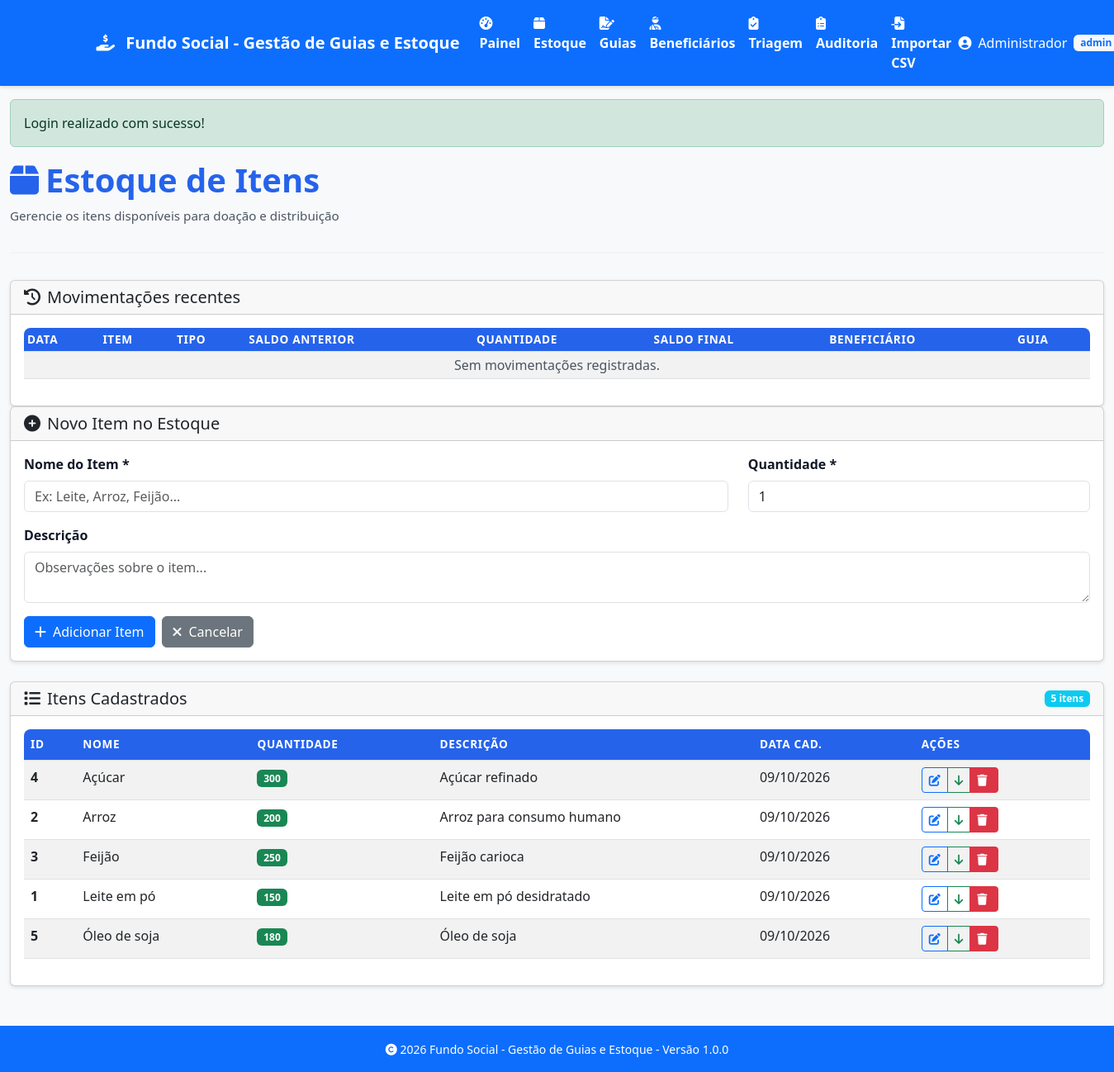
Page /pages/estoque.php (signed in) on the committed database.
### tables this page shows
CREATE TABLE IF NOT EXISTS usuarios (
    id INT AUTO_INCREMENT PRIMARY KEY,
    nome VARCHAR(150) NOT NULL,
    email VARCHAR(150) NOT NULL UNIQUE,
    senha VARCHAR(255) NOT NULL,
    perfil ENUM('admin', 'gerente', 'usuario') NOT NULL DEFAULT 'usuario',
    imagem VARCHAR(255) NULL,
    criado_em DATETIME NOT NULL DEFAULT CURRENT_TIMESTAMP,
    ultimo_login DATETIME NULL,
    ativo TINYINT(1) NOT NULL DEFAULT 1,
    INDEX idx_email (email)
);

CREATE TABLE IF NOT EXISTS itens (
    id INT AUTO_INCREMENT PRIMARY KEY,
    codigo VARCHAR(32) NOT NULL DEFAULT '' UNIQUE,
    nome VARCHAR(150) NOT NULL,
    quantidade INT NOT NULL DEFAULT 0,
    descricao TEXT NULL,
    observacao TEXT NULL,
    created_at DATETIME NOT NULL DEFAULT CURRENT_TIMESTAMP,
    updated_at DATETIME NOT NULL DEFAULT CURRENT_TIMESTAMP ON UPDATE CURRENT_TIMESTAMP,
    INDEX idx_quantidade (quantidade),
    INDEX idx_nome (nome)
);

### includes/functions.php (called while the page is built, shortened)
<?php
function getItems($limit = 50, $offset = 0) {
    global $pdo;
    $stmt = $pdo->query("SELECT id, codigo, nome, quantidade, descricao, observacao, created_at, updated_at FROM itens ORDER BY nome LIMIT $limit OFFSET $offset");
    return $stmt->fetchAll();
}

### pages/estoque.php (the view, shortened to what this page needs)
<?php
require_once __DIR__ . '/../config/session.php';
require_once __DIR__ . '/../includes/functions.php';
$itens = getItems(50, 0);
$movimentacoes = $pdo->query("SELECT m.*, i.nome AS item_nome, g.numero AS guia_numero, b.nome AS beneficiario_nome FROM itens_guias_estoque m LEFT JOIN itens i ON m.item_id = i.id LEFT JOIN guias g ON m.guia_id = g.id LEFT JOIN beneficiarios b ON g.beneficiario_id = b.id ORDER BY m.data_movimentacao DESC LIMIT 100")->fetchAll();
?>
<div class="page-header">
    <h1><i class="fas fa-box me-2"></i>Estoque de Itens</h1>
    <p class="subtitle">Gerencie os itens disponíveis para doação e distribuição</p>
</div>
<div class="card mt-4">
    <div class="card-header"><h2 class="h5 mb-0"><i class="fas fa-clock-rotate-left me-2"></i>Movimentações recentes</h2></div>
    <div class="card-body">
        <div class="table-responsive">
            <table class="table table-sm table-striped">
                <thead><tr><th>Data</th><th>Item</th><th>Tipo</th><th>Saldo anterior</th><th>Quantidade</th><th>Saldo final</th><th>Beneficiário</th><th>Guia</th></tr></thead>
                <tbody>
                    <?php if (!$movimentacoes): ?><tr><td colspan="8" class="text-center text-muted">Sem movimentações registradas.</td></tr><?php endif; ?>
                </tbody>
            </table>
        </div>
    </div>
</div>
<div class="card mb-4">
    <div class="card-header">
        <h5 class="mb-0"><i class="fas fa-plus-circle me-2"></i>Novo Item no Estoque</h5>
    </div>
    <div class="card-body">
        <form method="POST" action="">
            <div class="row">
                <div class="col-md-8 mb-3">
                    <label for="nome" class="form-label">Nome do Item *</label>
                    <input type="text" class="form-control" id="nome" name="nome" placeholder="Ex: Leite, Arroz, Feijão..." required>
                </div>
                <div class="col-md-4 mb-3">
                    <label for="quantidade" class="form-label">Quantidade *</label>
                    <input type="number" class="form-control" id="quantidade" name="quantidade" min="0" value="1" required>
                </div>
                <div class="col-12 mb-3">
                    <label for="descricao" class="form-label">Descrição</label>
                    <textarea class="form-control" id="descricao" name="descricao" rows="2" placeholder="Observações sobre o item..."></textarea>
                </div>
            </div>
            <div class="d-flex gap-2">
                <button type="submit" class="btn btn-primary">
                    <i class="fas fa-plus me-2"></i>Adicionar Item
                </button>
                <a href="<?php echo PAGES_URL; ?>estoque.php" class="btn btn-secondary">
                    <i class="fas fa-times me-2"></i>Cancelar
                </a>
            </div>
        </form>
    </div>
</div>
<div class="card">
    <div class="card-header d-flex justify-content-between align-items-center">
        <h5 class="mb-0"><i class="fas fa-list me-2"></i>Itens Cadastrados</h5>
        <span class="badge bg-info"><?php echo count($itens); ?> itens</span>
    </div>
    <div class="card-body">
        <div class="table-responsive">
            <table class="table table-striped">
                <thead>
                    <tr>
                        <th>ID</th>
                        <th>Nome</th>
                        <th>Quantidade</th>
                        <th>Descrição</th>
                        <th>Data Cad.</th>
                        <th>Ações</th>
                    </tr>
                </thead>
                <tbody>
                    <?php if (count($itens) > 0): ?>
                        <?php foreach ($itens as $item): ?>
                        <tr>
                            <td class="fw-bold"><?php echo $item['id']; ?></td>
                            <td><?php echo htmlspecialchars($item['nome']); ?></td>
                            <td>
                                <span class="badge bg-<?php echo $item['quantidade'] > 0 ? 'success' : 'danger'; ?>">
                                    <?php echo $item['quantidade']; ?>
                                </span>
                            </td>
                            <td class="text-truncate" style="max-width: 200px;" title="<?php echo htmlspecialchars($item['descricao']); ?>">
                                <?php echo htmlspecialchars($item['descricao'] ?: '-'); ?>
                            </td>
                            <td><?php echo formatDate($item['created_at']); ?></td>
                            <td>
                                <div class="btn-group" role="group">
                                    <button class="btn btn-sm btn-outline-primary" type="button" data-bs-toggle="modal" data-bs-target="#editItemModal"
                                            data-id="<?php echo $item['id']; ?>"
                                            data-nome="<?php echo htmlspecialchars($item['nome']); ?>"
                                            data-descricao="<?php echo htmlspecialchars($item['descricao']); ?>"
                                            aria-label="Editar cadastro de <?php echo htmlspecialchars($item['nome'], ENT_QUOTES, 'UTF-8'); ?>" title="Editar cadastro">
                                        <i class="fas fa-edit"></i>
                                    </button>
                                    <button class="btn btn-sm btn-outline-success" type="button" data-bs-toggle="modal" data-bs-target="#entradaEstoqueModal"
                                            data-id="<?php echo $item['id']; ?>"
                                            data-nome="<?php echo htmlspecialchars($item['nome'], ENT_QUOTES, 'UTF-8'); ?>"
                                            data-quantidade="<?php echo (int)$item['quantidade']; ?>"
                                            aria-label="Registrar entrada para <?php echo htmlspecialchars($item['nome'], ENT_QUOTES, 'UTF-8'); ?>" title="Registrar entrada">
                                        <i class="fas fa-arrow-down"></i>
                                    </button>
                                    <button class="btn btn-sm btn-danger btn-action" onclick="confirmDelete('processar_acao.php?acao=excluir_item&id=<?php echo $item['id']; ?>')">
                                        <i class="fas fa-trash"></i>
                                    </button>
                                </div>
                            </td>
                        </tr>
                        <?php endforeach; ?>
                    <?php endif; ?>
                </tbody>
            </table>
        </div>
    </div>
</div>
<?php
$content = ob_get_clean();
include __DIR__ . '/../includes/header.php';

### includes/header.php (shortened to what this page needs)
<?php
require_once __DIR__ . '/../config/session.php';
require_once __DIR__ . '/../includes/functions.php';
$user = getCurrentUser();
?>
<!DOCTYPE html>
<html lang="pt-BR">
<head>
    <link rel="stylesheet" href="<?php echo ASSETS_URL; ?>css/style.css?v=<?php echo filemtime(__DIR__ . '/../assets/css/style.css'); ?>">
    <link rel="stylesheet" href="https://cdnjs.cloudflare.com/ajax/libs/font-awesome/6.4.0/css/all.min.css">
    <link href="https://cdn.jsdelivr.net/npm/bootstrap@5.3.0/dist/css/bootstrap.min.css" rel="stylesheet">
</head>
<body class="bg-light min-vh-100 d-flex flex-column">
    <nav class="navbar navbar-expand-lg navbar-dark bg-primary">
        <div class="container">
            <a class="navbar-brand" href="<?php echo PAGES_URL; ?>dashboard.php">
                <i class="fas fa-hand-holding-usd"></i>
                <span class="brand-full"><?php echo APP_NAME; ?></span>
            </a>
            <div class="collapse navbar-collapse" id="navbarNav">
                <ul class="navbar-nav me-auto">
                    <li class="nav-item">
                        <a class="nav-link" href="<?php echo PAGES_URL; ?>dashboard.php">
                            <i class="fas fa-tachometer-alt"></i> Painel
                        </a>
                    </li>
                    <li class="nav-item">
                        <a class="nav-link" href="<?php echo PAGES_URL; ?>estoque.php">
                            <i class="fas fa-box"></i> Estoque
                        </a>
                    </li>
                    <li class="nav-item">
                        <a class="nav-link" href="<?php echo PAGES_URL; ?>guias.php">
                            <i class="fas fa-file-signature"></i> Guias
                        </a>
                    </li>
                    <li class="nav-item">
                        <a class="nav-link" href="<?php echo PAGES_URL; ?>beneficiarios.php">
                            <i class="fas fa-user-injured"></i> Beneficiários
                        </a>
                    </li>
                    <li class="nav-item">
                        <a class="nav-link" href="<?php echo PAGES_URL; ?>triagem.php">
                            <i class="fas fa-clipboard-check"></i> Triagem
                        </a>
                    </li>
                    <?php if (userCan('admin')): ?>
                    <li class="nav-item">
                        <a class="nav-link" href="<?php echo PAGES_URL; ?>auditoria.php">
                            <i class="fas fa-clipboard-list"></i> Auditoria
                        </a>
                    </li>
                    <li class="nav-item">
                        <a class="nav-link" href="<?php echo PAGES_URL; ?>importar.php">
                            <i class="fas fa-file-import"></i> Importar CSV
                        </a>
                    </li>
                    <?php endif; ?>
                </ul>
                <div class="navbar-text me-3">
                    <i class="fas fa-user-circle"></i> <?php echo htmlspecialchars($user['nome']); ?>
                    <span class="badge bg-light text-primary"><?php echo htmlspecialchars($user['perfil'] ?? 'usuario'); ?></span>
                </div>
            </div>
        </div>
    </nav>
    <main class="container-fluid flex-grow-1 pb-5" style="padding-top: 1rem;">
        <?php displayFlashMessage(); ?>
        <?php if (isset($content)): ?>
            <?php echo $content; ?>
        <?php endif; ?>
    </main>
    <footer class="footer bg-primary text-white mt-auto" style="padding: 1rem 0; width: 100%;">
        <div class="container text-center">
            <small>
                <i class="fas fa-copyright"></i> <?php echo date('Y'); ?> <?php echo APP_NAME; ?> - Versão <?php echo APP_VERSION; ?>
            </small>
        </div>
    </footer>
</body>
</html>

### config/session.php (shortened to what this page needs)
<?php
function isLoggedIn() {
    return isset($_SESSION['user_id']);
}
function getCurrentUser() {
    global $pdo;
    $stmt = $pdo->prepare("SELECT id, nome, email, perfil, criado_em FROM usuarios WHERE id = ?");
    $stmt->execute([$_SESSION['user_id']]);
    return $stmt->fetch(PDO::FETCH_ASSOC);
}
function userCan($permissao) {
    $permissaoAtual = $_SESSION['perfil'] ?? $_SESSION['permissao'] ?? 'usuario';
    return $permissaoAtual === $permissao;
}
function formatDateBr($date) {
    $d = new DateTime($date);
    return $d->format('d/m/Y');
}
function formatDate($date) {
    return formatDateBr($date);
}
function displayFlashMessage() {
    if (isset($_SESSION['flash_message'])) {
        $message = $_SESSION['flash_message'];
        $type = $_SESSION['flash_type'] ?? 'success';
        $class = $type === 'success' ? 'alert-success' : ($type === 'error' ? 'alert-error' : 'alert-info');
        echo '<div class="alert ' . $class . '">' . $message . '</div>';
    }
}

### assets/css/style.css (style rules this page uses)
:root { --primary-color: #2563eb; --primary-dark: #1d4ed8; --secondary-color: #4b5563; --success-color: #10b981; --warning-color: #f59e0b; --danger-color: #ef4444; --info-color: #3b82f6; --light-bg: #f3f4f6; --dark-color: #111827; --white: #ffffff; --shadow: 0 2px 4px rgba(0, 0, 0, 0.1); --shadow-lg: 0 4px 6px rgba(0, 0, 0, 0.15); --border-radius: 8px; --transition: all 0.3s ease; }
.navbar { box-shadow: var(--shadow); padding: 1rem 0; }
.navbar-brand { font-weight: 700; font-size: 1.3rem; }
.navbar-brand i { margin-right: 0.5rem; }
.nav-link { font-size: 0.95rem; transition: var(--transition); }
.navbar-text { display: flex; align-items: center; gap: 0.5rem; }
.navbar-dark .navbar-brand, .navbar-dark .navbar-text { color: #ffffff !important; }
@media (min-width: 992px) { .navbar-dark .navbar-nav .nav-link { padding-right: 0.6rem; padding-left: 0.6rem; border-radius: 6px; color: #ffffff !important; font-weight: 600; } }
main { min-height: calc(100vh - 120px); padding: 1.5rem 0; }
.footer { background-color: var(--primary-color); padding: 1rem 0; }
.page-header { margin-bottom: 2rem; padding-bottom: 1rem; border-bottom: 2px solid var(--light-bg); }
.page-header h1 { color: var(--primary-color); font-weight: 700; margin-bottom: 0.5rem; }
.page-header .subtitle { color: var(--secondary-color); font-size: 0.95rem; }
.alert { border-radius: var(--border-radius); padding: 1rem; margin-bottom: 1.5rem; border: none; animation: fadeIn 0.5s ease; }
.btn { border-radius: var(--border-radius); font-weight: 600; padding: 0.6rem 1.2rem; transition: var(--transition); }
.btn-sm { padding: 0.4rem 0.8rem; font-size: 0.85rem; }
.btn-primary { background-color: var(--primary-color); border-color: var(--primary-color); }
.btn-danger { background-color: var(--danger-color); border-color: var(--danger-color); }
.btn-outline-primary { border-color: var(--primary-color); color: var(--primary-color); }
.form-label { font-weight: 600; color: var(--dark-color); margin-bottom: 0.5rem; }
.form-control { border: 2px solid var(--light-bg); border-radius: var(--border-radius); padding: 0.75rem 1rem; font-size: 1rem; transition: var(--transition); }
.btn-action { padding: 0.4rem 0.8rem; font-size: 0.85rem; border-radius: 6px; }
.btn-action i { margin-right: 0.3rem; }
.mt-4 { margin-top: 2rem !important; }
.mb-3 { margin-bottom: 1.5rem !important; }
.mb-4 { margin-bottom: 2rem !important; }
.card { border: none; border-radius: var(--border-radius); box-shadow: var(--shadow); transition: var(--transition); }
.card-header { background-color: var(--white); border-bottom: 2px solid var(--light-bg); font-weight: 600; }
.card-body { padding: 1.5rem; }
.table { margin-bottom: 0; }
.table thead th { background-color: var(--primary-color); color: var(--white); font-weight: 600; text-transform: uppercase; font-size: 0.85rem; letter-spacing: 0.05em; }
.table-responsive { border-radius: var(--border-radius); overflow: hidden; }
.alert-success { background-color: #d1fae5; color: #065f46; border-left: 4px solid var(--success-color); }
* { margin: 0; padding: 0; box-sizing: border-box; }
body { font-family: 'Segoe UI', Tahoma, Geneva, Verdana, sans-serif; line-height: 1.6; color: var(--dark-color); background-color: #f8fafc; }
body.bg-light { color: var(--dark-color); }
body.bg-light .text-muted, body.bg-light .text-secondary { color: var(--secondary-color) !important; }

### rows in the picture
usuarios: nome "Administrador", perfil "admin"
itens: id "4", nome "Açúcar", quantidade "300", descricao "Açúcar refinado", created_at "09/10/2026"
itens: id "2", nome "Arroz", quantidade "200", descricao "Arroz para consumo humano", created_at "09/10/2026"
itens: id "3", nome "Feijão", quantidade "250", descricao "Feijão carioca", created_at "09/10/2026"
itens: id "1", nome "Leite em pó", quantidade "150", descricao "Leite em pó desidratado", created_at "09/10/2026"
itens: id "5", nome "Óleo de soja", quantidade "180", descricao "Óleo de soja", created_at "09/10/2026"

### other values in the picture
APP_NAME "Fundo Social - Gestão de Guias e Estoque"
$message "Login realizado com sucesso!"
count($itens) "5"
APP_VERSION "1.0.0"
